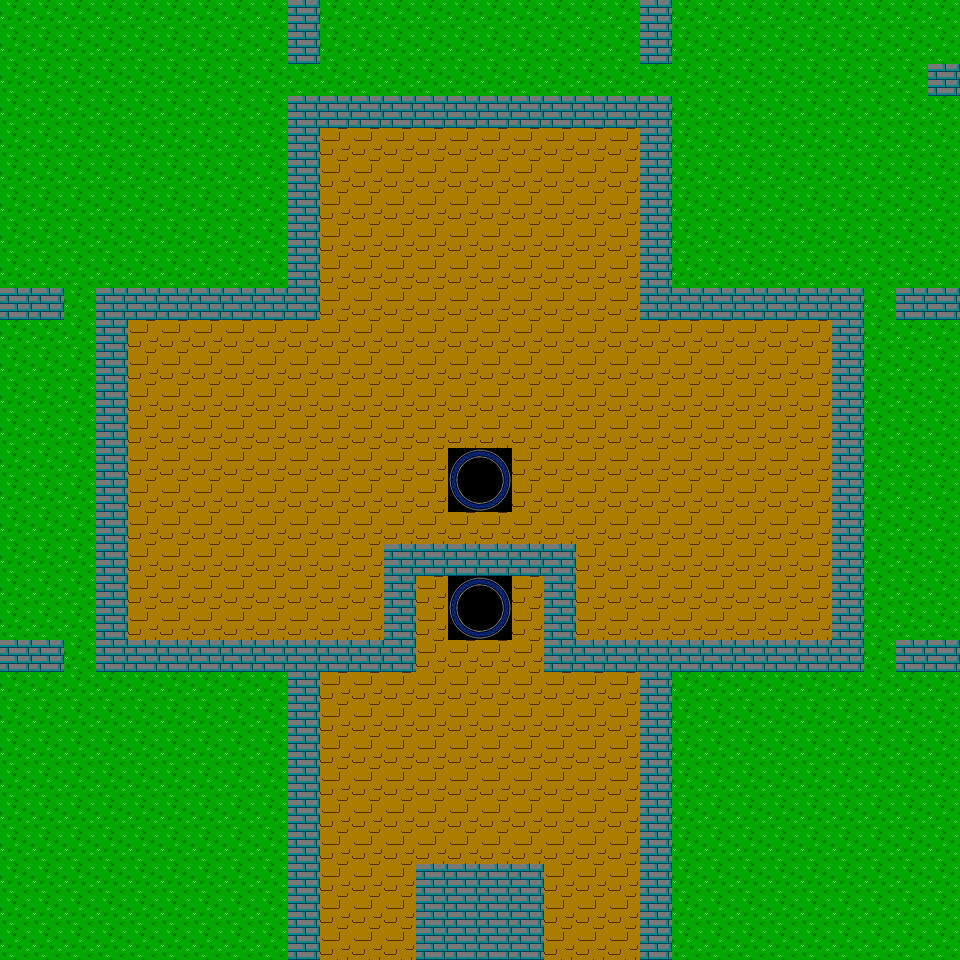

A 2D game scene composited from a Tiled map and its tileset images. What follows is a short description and the map's XML, with each tile layer's data collapsed to a summary:
An orthogonal 30x30 tile map with 32x32 px tiles, 1 tile layer (map), 2 tilesets and 4 objects (4x Door).

<map version="1.0" orientation="orthogonal" width="30" height="30" tilewidth="32" tileheight="32">
 <tileset firstgid="1" name="tiles" tilewidth="32" tileheight="32">
  <image source="img/tiles.png" width="96" height="32" />
  <tile id="0">
   <properties>
    <property name="solid" value="false" />
   </properties>
  </tile>
  <tile id="1">
   <properties>
    <property name="solid" value="false" />
   </properties>
  </tile>
 </tileset>
 <tileset firstgid="4" name="portal" tilewidth="32" tileheight="32">
  <image source="img/portal.png" width="64" height="64" />
  <tile id="0">
   <properties>
    <property name="solid" value="false" />
   </properties>
  </tile>
  <tile id="1">
   <properties>
    <property name="solid" value="false" />
   </properties>
  </tile>
  <tile id="2">
   <properties>
    <property name="solid" value="false" />
   </properties>
  </tile>
  <tile id="3">
   <properties>
    <property name="solid" value="false" />
   </properties>
  </tile>
 </tileset>
 <layer name="map" width="30" height="30">
  <data>[900 cells, 900 non-empty, 7 distinct tile ids]</data>
 </layer>
 <objectgroup name="objects" width="30" height="30">
  <object name="Door" x="544" y="928" width="96" height="32">
   <properties>
    <property name="to" value="home, 18, 1" />
   </properties>
  </object>
  <object name="Door" x="320" y="928" width="96" height="32">
   <properties>
    <property name="to" value="home, 11, 1" />
   </properties>
  </object>
  <object name="Door" x="448" y="576" width="64" height="64">
   <properties>
    <property name="to" value="north, 14, 14" />
   </properties>
  </object>
  <object name="Door" x="448" y="448" width="64" height="64">
   <properties>
    <property name="to" value="north, 14, 18" />
   </properties>
  </object>
 </objectgroup>
</map>
